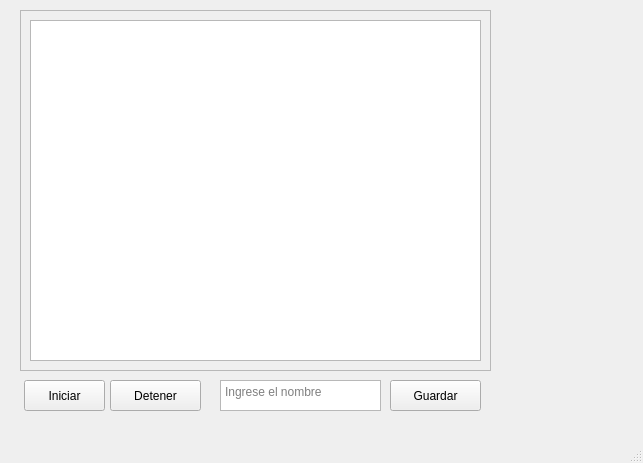
<?xml version="1.0" encoding="UTF-8"?>
<ui version="4.0">
 <class>MainWindow</class>
 <widget class="QMainWindow" name="MainWindow">
  <property name="geometry">
   <rect>
    <x>0</x>
    <y>0</y>
    <width>643</width>
    <height>463</height>
   </rect>
  </property>
  <property name="windowTitle">
   <string>FaceDetector</string>
  </property>
  <widget class="QWidget" name="centralwidget">
   <widget class="QPushButton" name="pushButton">
    <property name="geometry">
     <rect>
      <x>24</x>
      <y>380</y>
      <width>81</width>
      <height>31</height>
     </rect>
    </property>
    <property name="mouseTracking">
     <bool>false</bool>
    </property>
    <property name="text">
     <string>Iniciar</string>
    </property>
   </widget>
   <widget class="QPushButton" name="pushButton_2">
    <property name="geometry">
     <rect>
      <x>110</x>
      <y>380</y>
      <width>91</width>
      <height>31</height>
     </rect>
    </property>
    <property name="text">
     <string>Detener</string>
    </property>
   </widget>
   <widget class="QFrame" name="frame">
    <property name="geometry">
     <rect>
      <x>20</x>
      <y>10</y>
      <width>471</width>
      <height>361</height>
     </rect>
    </property>
    <property name="frameShape">
     <enum>QFrame::StyledPanel</enum>
    </property>
    <property name="frameShadow">
     <enum>QFrame::Raised</enum>
    </property>
    <widget class="QGraphicsView" name="graphicsView">
     <property name="geometry">
      <rect>
       <x>10</x>
       <y>10</y>
       <width>451</width>
       <height>341</height>
      </rect>
     </property>
    </widget>
   </widget>
   <widget class="QTextEdit" name="textEdit">
    <property name="geometry">
     <rect>
      <x>220</x>
      <y>380</y>
      <width>161</width>
      <height>31</height>
     </rect>
    </property>
    <property name="placeholderText">
     <string>Ingrese el nombre</string>
    </property>
   </widget>
   <widget class="QPushButton" name="pushButton_3">
    <property name="geometry">
     <rect>
      <x>390</x>
      <y>380</y>
      <width>91</width>
      <height>31</height>
     </rect>
    </property>
    <property name="text">
     <string>Guardar</string>
    </property>
   </widget>
  </widget>
  <widget class="QMenuBar" name="menubar">
   <property name="geometry">
    <rect>
     <x>0</x>
     <y>0</y>
     <width>643</width>
     <height>20</height>
    </rect>
   </property>
  </widget>
  <widget class="QStatusBar" name="statusbar"/>
 </widget>
 <resources/>
 <connections/>
</ui>
